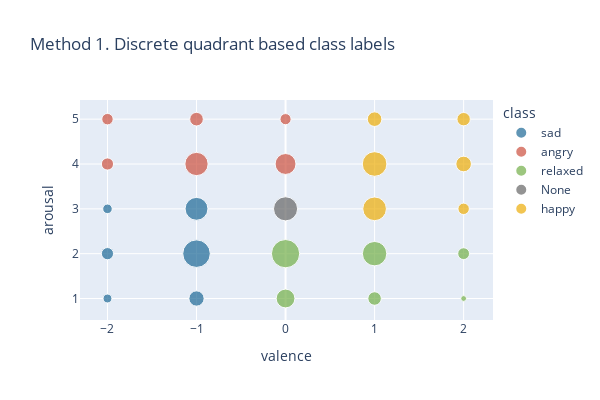

This figure's notebook cell:
### Markdown cell above
## Discrete quadrant based class labels

### Code cell
fig = px.scatter(scatter_df,
                 x='valence',
                 y='arousal',
                 size='count',
                 color='class',
                 width=600,
                 height=400,
                 color_discrete_map={
                "sad": px.colors.qualitative.Prism[1],
                "angry": px.colors.qualitative.Prism[7],
                "relaxed": px.colors.qualitative.Prism[4],
                "happy": px.colors.qualitative.Prism[5],
                "None": px.colors.qualitative.Prism[10]},
                title='Method 1. Discrete quadrant based class labels')
fig.show()

### Figure 1 — Plotly figure (JSON) as saved in the notebook; plotly's stock layout.template omitted (floating-point values rounded to 4 significant figures)
{"data": [{"hovertemplate": "class=sad<br>valence=%{x}<br>arousal=%{y}<br>count=%{marker.size}<extra></extra>", "legendgroup": "sad", "marker": {"color": "rgb(29, 105, 150)", "size": [26, 49, 30, 77, 250, 172], "sizemode": "area", "sizeref": 0.6575, "symbol": "circle"}, "mode": "markers", "name": "sad", "orientation": "v", "showlegend": true, "x": [-2, -2, -2, -1, -1, -1], "xaxis": "x", "y": [1, 2, 3, 1, 2, 3], "yaxis": "y", "type": "scatter"}, {"hovertemplate": "class=angry<br>valence=%{x}<br>arousal=%{y}<br>count=%{marker.size}<extra></extra>", "legendgroup": "angry", "marker": {"color": "rgb(204, 80, 62)", "size": [49, 43, 178, 61, 144, 41], "sizemode": "area", "sizeref": 0.6575, "symbol": "circle"}, "mode": "markers", "name": "angry", "orientation": "v", "showlegend": true, "x": [-2, -2, -1, -1, 0, 0], "xaxis": "x", "y": [4, 5, 4, 5, 4, 5], "yaxis": "y", "type": "scatter"}, {"hovertemplate": "class=relaxed<br>valence=%{x}<br>arousal=%{y}<br>count=%{marker.size}<extra></extra>", "legendgroup": "relaxed", "marker": {"color": "rgb(115, 175, 72)", "size": [116, 263, 60, 196, 11, 46], "sizemode": "area", "sizeref": 0.6575, "symbol": "circle"}, "mode": "markers", "name": "relaxed", "orientation": "v", "showlegend": true, "x": [0, 0, 1, 1, 2, 2], "xaxis": "x", "y": [1, 2, 1, 2, 1, 2], "yaxis": "y", "type": "scatter"}, {"hovertemplate": "class=None<br>valence=%{x}<br>arousal=%{y}<br>count=%{marker.size}<extra></extra>", "legendgroup": "None", "marker": {"color": "rgb(102, 102, 102)", "size": [191], "sizemode": "area", "sizeref": 0.6575, "symbol": "circle"}, "mode": "markers", "name": "None", "orientation": "v", "showlegend": true, "x": [0], "xaxis": "x", "y": [3], "yaxis": "y", "type": "scatter"}, {"hovertemplate": "class=happy<br>valence=%{x}<br>arousal=%{y}<br>count=%{marker.size}<extra></extra>", "legendgroup": "happy", "marker": {"color": "rgb(237, 173, 8)", "size": [184, 199, 70, 43, 80, 59], "sizemode": "area", "sizeref": 0.6575, "symbol": "circle"}, "mode": "markers", "name": "happy", "orientation": "v", "showlegend": true, "x": [1, 1, 1, 2, 2, 2], "xaxis": "x", "y": [3, 4, 5, 3, 4, 5], "yaxis": "y", "type": "scatter"}], "layout": {"xaxis": {"anchor": "y", "domain": [0.0, 1.0], "title": {"text": "valence"}}, "yaxis": {"anchor": "x", "domain": [0.0, 1.0], "title": {"text": "arousal"}}, "legend": {"title": {"text": "class"}, "tracegroupgap": 0, "itemsizing": "constant"}, "title": {"text": "Method 1. Discrete quadrant based class labels"}, "height": 400, "width": 600}}
